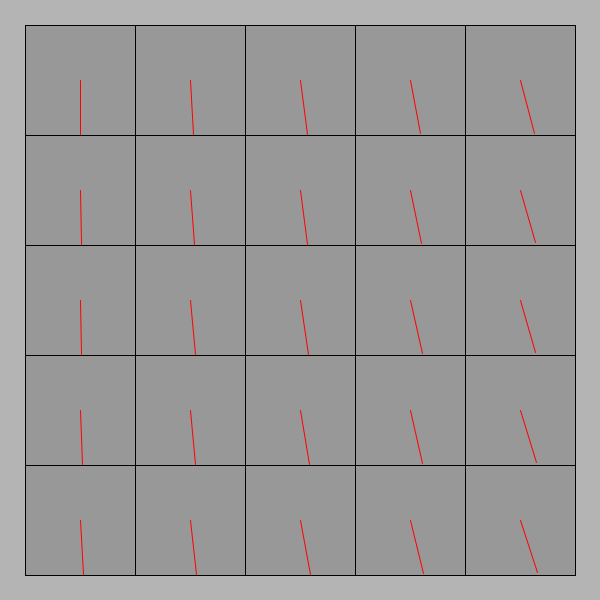
Frame 1 (no input)
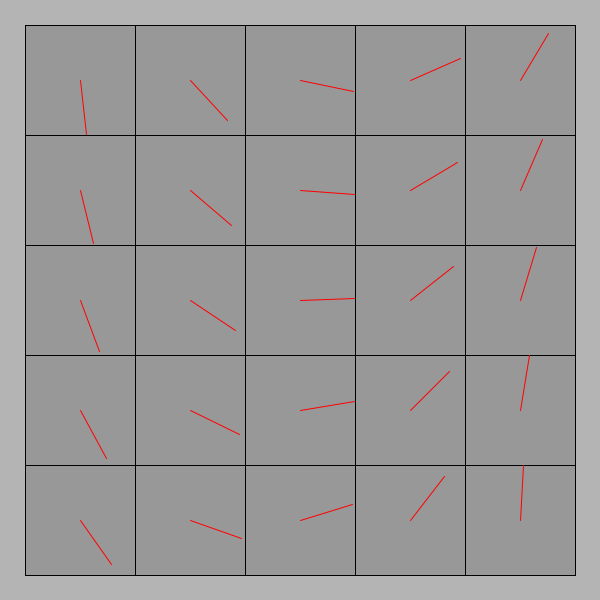
Frame 60 (the mouse pressed at the canvas centre just before this capture)
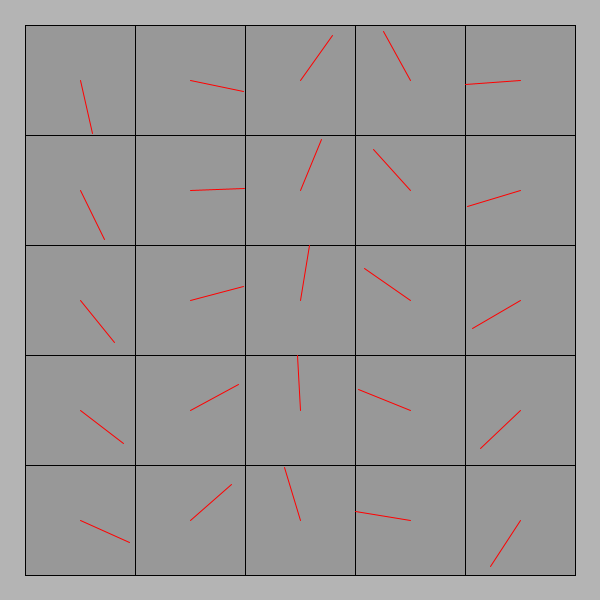
Frame 120 (the mouse held since frame 60 and released just before this capture)

The Processing sketch that drew these frames (run headless with seeded random() and noise(); from frame 60 on, the mouse is pressed at the canvas centre):

// Processing sketch: processing_151559
// ── processing_151559.pde

/*
 * Creative Coding
 * Week 2, 04 - The Clocks
 * by Indae Hwang and Jon McCormack
 * Copyright (c) 2014 Monash University
 *
 * This program draws a grid of circular "clocks", whose hands move according to the elasped time.
 * The higher the clock number the faster it moves, the first clock takes 1 min to go all the way around.
 * The function "movingCircle" is used to draw each clock. It is passed the position, size and hand angle
 * as arguments.
 * 
 */

void setup() {
  size(600, 600);
  background(180);
  rectMode(CENTER);
  noStroke();
}


void draw() {
  background(180);
  noStroke();

  int num = 5;
  int margin = 80;

  float gutter = 0; //distance between each cell
  float cellsize = ( width - (2 * margin) - gutter * (num - 1) ) / (num - 1);

  int circleNumber = 0; // counter

  for (int i=0; i<num; i++) {
    for (int j=0; j<num; j++) {
      ++circleNumber; 
 //}
// { 
      float tx = margin + cellsize * i + gutter * i;
      float ty = margin + cellsize * j + gutter * j;
      boolean circ = true; // it is common to use boolean statements with control statements to determine flow of program see next line as add on
      if (1%2!=0) circ=false; //from boolean statment we now determine that if that figure in brackets are calculated we will not get a circle
      movingCircle(tx, ty, cellsize, circleNumber * TWO_PI * millis() / 60000.0, circ);
}
    } 
  } //end of draw


void movingCircle(float x, float y, float size, float angle, boolean circ) {

  // calculate endpoint of the line
  float tempX = x + (size / 2) * sin(angle);
  float tempY = y + (size / 2) * cos(angle);

  stroke(0);
  strokeWeight(1);
  fill(140, 180);
  if (circ) { 
  ellipse(x, y, size, size); // circle
  
  } else { //this is related to the circ boolean
  rect (x, y, size, size);// gives you rectangles
  }

  stroke(255, 0, 0);
  line(x, y, tempX, tempY); // red line
}
